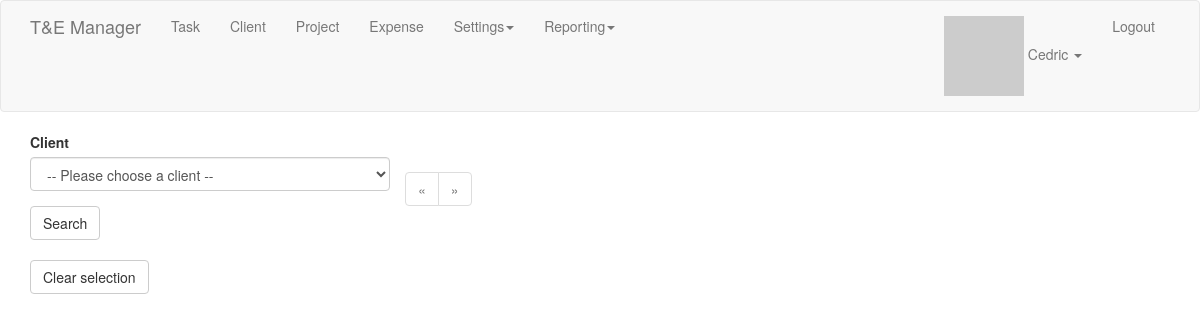
/list_of_projects (signed in), run on an earlier commit of the app's database.
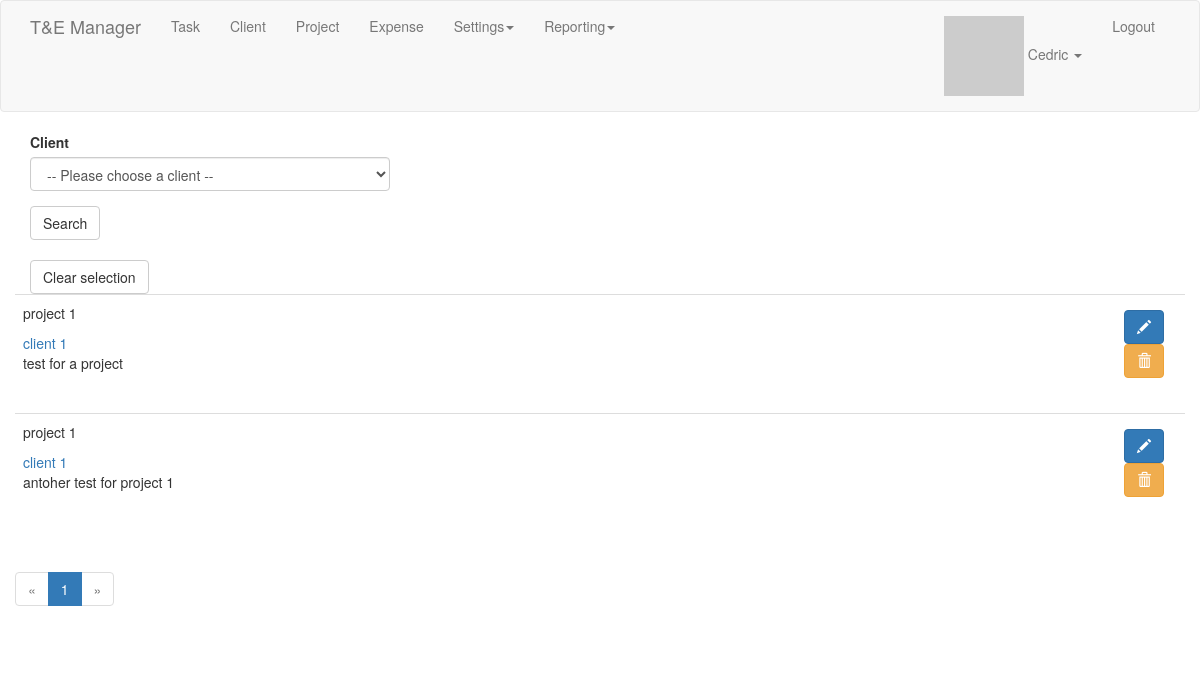
And on a later commit of the database.
### app/models.py (models this page shows, shortened)
class Project(db.Model):
    id = db.Column(db.Integer, primary_key=True)
    name = db.Column(db.String(64), index=True)
    description = db.Column(db.String(128))
    tasks = db.relationship('Task', backref='project_task', lazy='dynamic')
    user_id = db.Column(db.Integer, db.ForeignKey('user.id'))
    client_id = db.Column(db.Integer, db.ForeignKey('client.id'))
    colour = db.Column(db.String(16))

class Client(db.Model):
    id = db.Column(db.Integer, primary_key=True)
    name = db.Column(db.String(64), index=True)
    user_id = db.Column(db.Integer, db.ForeignKey('user.id'))
    address = db.Column(db.String(128))
    colour = db.Column(db.String(16))
    tasks = db.relationship('Task', backref='client_task', lazy='dynamic')
    projects = db.relationship('Project', backref='client_project', lazy='dynamic')

### app/projects/routes.py (the view)
@bp.route('/list_of_projects', methods=['GET', 'POST'])
@login_required
def list_of_projects():
    project_search = Project.query
    form = ListProjectForm()
    if form.validate_on_submit():
        client = form.client_id.data
        project_search = project_search.filter(Project.client_id==client.id).order_by(Project.name.asc())
    page = request.args.get('page', 1, type=int)
    pagination = project_search.paginate(page, current_app.config['TASKS_PER_PAGE'], False)
    projects = pagination.items
    return render_template('projects/list_of_projects.html', title='List of projects', projects=projects,
                           pagination=pagination, form=form)

### app/projects/forms.py
class ListProjectForm(FlaskForm):
    client_id = QuerySelectField('Client', validators=[DataRequired()],
                                 query_factory=get_clients,
                                 allow_blank=True,
                                 get_label='name',
                                 blank_text=u'-- Please choose a client --')
    submit = SubmitField('Search')

### app/main/__init__.py (called while the page is built)
@bp.app_context_processor
def inject_permissions():
    return dict(Permission=Permission)

### app/main/routes.py (called while the page is built)
@bp.before_app_request
def before_request():
    if current_user.is_authenticated:
        current_user.last_seen = datetime.utcnow()
        db.session.commit()

### app/models.py (called while the page is built)
@login.user_loader
def load_user(id):
    return User.query.get(int(id))

    def avatar(self, size):
        digest = md5(self.email.lower().encode('utf-8')).hexdigest()
        return 'https://www.gravatar.com/avatar/{}?d=identicon&s={}'.format(digest, size)

### app/projects/forms.py (called while the page is built)
def get_clients():
    return Client.query

### app/templates/projects/list_of_projects.html
{% extends "base.html" %}
{% import 'bootstrap/wtf.html' as wtf %}
{% import "_macros.html" as macros %}
{% block app_content %}
    <div class="row">
        <div class="col-md-4">
            {{ wtf.quick_form(form) }}<br>
            <a href="{{ url_for('projects.list_of_projects') }}"><button type="submit" class="btn btn-default">Clear selection</button></a>
        </div>
        {% for project in projects %}
            {% include 'projects/_project.html' %}
        {% endfor %}
        <div class="pagination">
            {{ macros.pagination_widget(pagination, 'projects.list_of_projects') }}
        </div>
    </div>
{% endblock %}

### app/templates/projects/_project.html
<table class="table table-hover">
    <tr>
        <td>
            <div class="row">
                <div class="col-md-9">
                    <p> {{ project.name }}</p>
                    <a href="{{ url_for('clients.edit_client', id=project.client_project.id) }}">{{ project.client_project.name }}</a><br>
                    {% autoescape false %}
                    {{ project.description | replace("\n", "<br/>") }}
                    {%  endautoescape %}
                </div>
                <div class="col-md-3">
                    <div class="btn pull-right">
                        <a class="btn btn-primary" href="{{ url_for('projects.edit_project', id=project.id) }}"><span class="glyphicon glyphicon-pencil"></span></a>
                        {% if current_user.is_administrator %}
                        <form method="post" action="{{ url_for('projects.delete_project', id=project.id) }}"><button type="submit" class="btn btn-warning"><span class="glyphicon glyphicon-trash"></span></button></form>
                        {% endif %}
                    </div>
                </div>
            </div>
        </td>
    </tr>
</table>

What changed in the data, as far as the page shows it:
added Project: name "project 1", client_project.name "client 1", description "test for a project"
added Project: name "project 1", client_project.name "client 1", description "antoher test for project 1"
Also different on the page:
new list line: "1"
